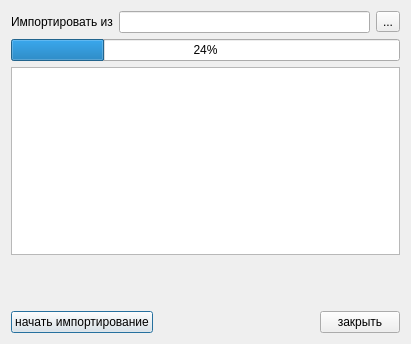
<?xml version="1.0" encoding="UTF-8"?>
<ui version="4.0">
 <class>ImportQuotaFromVTMPDialog</class>
 <widget class="QDialog" name="ImportQuotaFromVTMPDialog">
  <property name="geometry">
   <rect>
    <x>0</x>
    <y>0</y>
    <width>400</width>
    <height>344</height>
   </rect>
  </property>
  <property name="windowTitle">
   <string>Загрузка квот из ВТМП</string>
  </property>
  <layout class="QGridLayout" name="gridLayout">
   <item row="0" column="0">
    <layout class="QHBoxLayout">
     <property name="spacing">
      <number>6</number>
     </property>
     <property name="margin">
      <number>0</number>
     </property>
     <item>
      <widget class="QLabel" name="label">
       <property name="text">
        <string>Импортировать из</string>
       </property>
      </widget>
     </item>
     <item>
      <widget class="QLineEdit" name="edtFileName"/>
     </item>
     <item>
      <widget class="QToolButton" name="btnSelectFile">
       <property name="text">
        <string>...</string>
       </property>
      </widget>
     </item>
    </layout>
   </item>
   <item row="1" column="0">
    <widget class="QProgressBar" name="progressBar">
     <property name="value">
      <number>24</number>
     </property>
     <property name="orientation">
      <enum>Qt::Horizontal</enum>
     </property>
    </widget>
   </item>
   <item row="4" column="0">
    <spacer name="verticalSpacer">
     <property name="orientation">
      <enum>Qt::Vertical</enum>
     </property>
     <property name="sizeHint" stdset="0">
      <size>
       <width>389</width>
       <height>33</height>
      </size>
     </property>
    </spacer>
   </item>
   <item row="5" column="0">
    <layout class="QHBoxLayout" name="_2">
     <property name="spacing">
      <number>6</number>
     </property>
     <property name="margin">
      <number>0</number>
     </property>
     <item>
      <widget class="QPushButton" name="btnImport">
       <property name="text">
        <string>начать импортирование</string>
       </property>
      </widget>
     </item>
     <item>
      <spacer>
       <property name="orientation">
        <enum>Qt::Horizontal</enum>
       </property>
       <property name="sizeHint" stdset="0">
        <size>
         <width>40</width>
         <height>20</height>
        </size>
       </property>
      </spacer>
     </item>
     <item>
      <widget class="QPushButton" name="btnClose">
       <property name="text">
        <string>закрыть</string>
       </property>
      </widget>
     </item>
    </layout>
   </item>
   <item row="2" column="0">
    <widget class="QListWidget" name="logList"/>
   </item>
   <item row="3" column="0">
    <widget class="QLabel" name="stat">
     <property name="text">
      <string/>
     </property>
    </widget>
   </item>
  </layout>
 </widget>
 <resources/>
 <connections/>
</ui>
